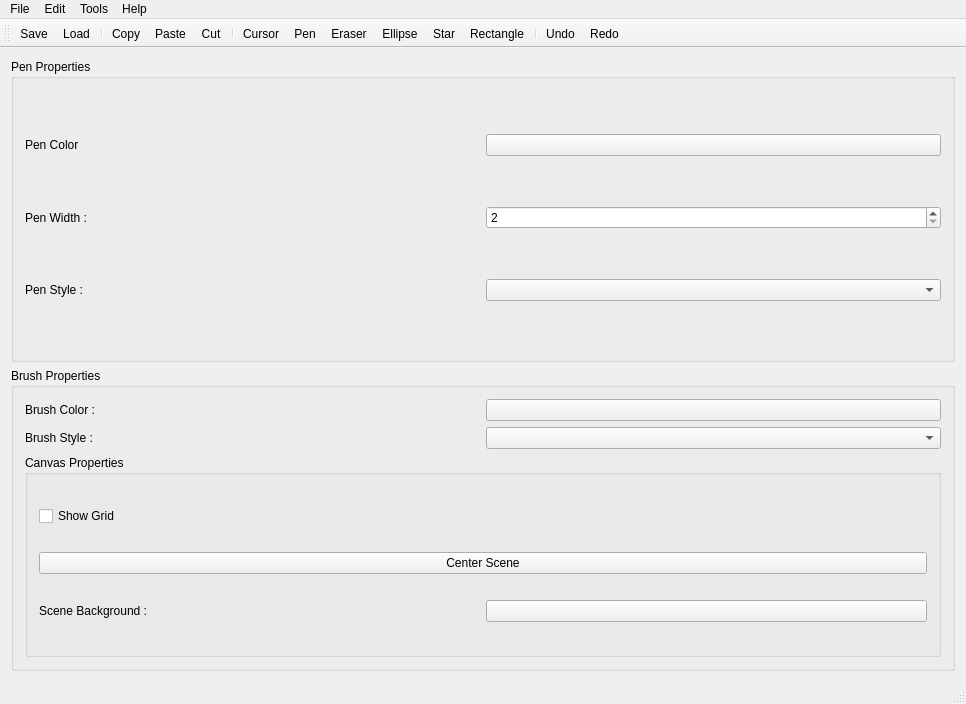
<?xml version="1.0" encoding="UTF-8"?>
<ui version="4.0">
 <class>MainWindow</class>
 <widget class="QMainWindow" name="MainWindow">
  <property name="geometry">
   <rect>
    <x>0</x>
    <y>0</y>
    <width>966</width>
    <height>704</height>
   </rect>
  </property>
  <property name="windowTitle">
   <string>MainWindow</string>
  </property>
  <widget class="QWidget" name="centralWidget">
   <layout class="QHBoxLayout" name="horizontalLayout_7">
    <item>
     <layout class="QVBoxLayout" name="listLayout">
      <item>
       <widget class="QGroupBox" name="groupBox">
        <property name="title">
         <string>Pen Properties</string>
        </property>
        <layout class="QVBoxLayout" name="verticalLayout">
         <item>
          <layout class="QHBoxLayout" name="horizontalLayout_3">
           <item>
            <widget class="QLabel" name="label">
             <property name="text">
              <string>Pen Color</string>
             </property>
            </widget>
           </item>
           <item>
            <widget class="QPushButton" name="penColorButton">
             <property name="text">
              <string/>
             </property>
            </widget>
           </item>
          </layout>
         </item>
         <item>
          <layout class="QVBoxLayout" name="colorPickerLayout"/>
         </item>
         <item>
          <layout class="QHBoxLayout" name="horizontalLayout_2">
           <item>
            <widget class="QLabel" name="label_2">
             <property name="text">
              <string>Pen Width : </string>
             </property>
            </widget>
           </item>
           <item>
            <widget class="QSpinBox" name="penWidthSpinbox">
             <property name="minimum">
              <number>2</number>
             </property>
             <property name="maximum">
              <number>12</number>
             </property>
            </widget>
           </item>
          </layout>
         </item>
         <item>
          <layout class="QHBoxLayout" name="horizontalLayout">
           <item>
            <widget class="QLabel" name="label_3">
             <property name="text">
              <string>Pen Style : </string>
             </property>
            </widget>
           </item>
           <item>
            <widget class="QComboBox" name="penStyleCombobox"/>
           </item>
          </layout>
         </item>
        </layout>
       </widget>
      </item>
      <item>
       <widget class="QGroupBox" name="groupBox_2">
        <property name="title">
         <string>Brush Properties</string>
        </property>
        <layout class="QVBoxLayout" name="verticalLayout_2">
         <item>
          <layout class="QHBoxLayout" name="horizontalLayout_4">
           <item>
            <widget class="QLabel" name="label_4">
             <property name="text">
              <string>Brush Color : </string>
             </property>
            </widget>
           </item>
           <item>
            <widget class="DragButton" name="brushColorButton">
             <property name="text">
              <string/>
             </property>
            </widget>
           </item>
          </layout>
         </item>
         <item>
          <layout class="QHBoxLayout" name="horizontalLayout_5">
           <item>
            <widget class="QLabel" name="label_5">
             <property name="text">
              <string>Brush Style : </string>
             </property>
            </widget>
           </item>
           <item>
            <widget class="QComboBox" name="brushStyleComboBox"/>
           </item>
          </layout>
         </item>
         <item>
          <widget class="QGroupBox" name="groupBox_3">
           <property name="title">
            <string>Canvas Properties</string>
           </property>
           <layout class="QVBoxLayout" name="verticalLayout_3">
            <item>
             <widget class="QCheckBox" name="showgridCheckbox">
              <property name="text">
               <string>Show Grid</string>
              </property>
             </widget>
            </item>
            <item>
             <widget class="QPushButton" name="centerSceneButton">
              <property name="text">
               <string>Center Scene</string>
              </property>
             </widget>
            </item>
            <item>
             <layout class="QHBoxLayout" name="horizontalLayout_6">
              <item>
               <widget class="QLabel" name="label_6">
                <property name="text">
                 <string>Scene Background : </string>
                </property>
               </widget>
              </item>
              <item>
               <widget class="QPushButton" name="sceneBackgroundButton">
                <property name="text">
                 <string/>
                </property>
               </widget>
              </item>
             </layout>
            </item>
           </layout>
          </widget>
         </item>
        </layout>
       </widget>
      </item>
     </layout>
    </item>
    <item>
     <layout class="QVBoxLayout" name="viewLayout"/>
    </item>
   </layout>
  </widget>
  <widget class="QMenuBar" name="menuBar">
   <property name="geometry">
    <rect>
     <x>0</x>
     <y>0</y>
     <width>966</width>
     <height>26</height>
    </rect>
   </property>
   <widget class="QMenu" name="menuFile">
    <property name="title">
     <string>File</string>
    </property>
    <addaction name="actionAdd_Image"/>
    <addaction name="actionQuit"/>
    <addaction name="actionSave"/>
    <addaction name="actionLoad"/>
   </widget>
   <widget class="QMenu" name="menuEdit">
    <property name="title">
     <string>Edit</string>
    </property>
    <addaction name="actionCopy"/>
    <addaction name="actionCut"/>
    <addaction name="actionPaste"/>
    <addaction name="separator"/>
    <addaction name="actionUndo"/>
    <addaction name="actionRedo"/>
   </widget>
   <widget class="QMenu" name="menuTools">
    <property name="title">
     <string>Tools</string>
    </property>
    <addaction name="actionCursor"/>
    <addaction name="actionPen"/>
    <addaction name="actionEraser"/>
    <addaction name="actionEllipse"/>
    <addaction name="actionRectangle"/>
    <addaction name="actionStar"/>
   </widget>
   <widget class="QMenu" name="menuHelp">
    <property name="title">
     <string>Help</string>
    </property>
    <addaction name="actionAbout"/>
   </widget>
   <addaction name="menuFile"/>
   <addaction name="menuEdit"/>
   <addaction name="menuTools"/>
   <addaction name="menuHelp"/>
  </widget>
  <widget class="QToolBar" name="mainToolBar">
   <attribute name="toolBarArea">
    <enum>TopToolBarArea</enum>
   </attribute>
   <attribute name="toolBarBreak">
    <bool>false</bool>
   </attribute>
   <addaction name="actionSave"/>
   <addaction name="actionLoad"/>
   <addaction name="separator"/>
   <addaction name="actionCopy"/>
   <addaction name="actionPaste"/>
   <addaction name="actionCut"/>
   <addaction name="separator"/>
   <addaction name="actionCursor"/>
   <addaction name="actionPen"/>
   <addaction name="actionEraser"/>
   <addaction name="actionEllipse"/>
   <addaction name="actionStar"/>
   <addaction name="actionRectangle"/>
   <addaction name="separator"/>
   <addaction name="actionUndo"/>
   <addaction name="actionRedo"/>
  </widget>
  <widget class="QStatusBar" name="statusBar"/>
  <action name="actionAdd_Image">
   <property name="icon">
    <iconset resource="resource.qrc">
     <normaloff>:/images/open.png</normaloff>:/images/open.png</iconset>
   </property>
   <property name="text">
    <string>Add Image</string>
   </property>
  </action>
  <action name="actionQuit">
   <property name="icon">
    <iconset resource="resource.qrc">
     <normaloff>:/images/close.png</normaloff>:/images/close.png</iconset>
   </property>
   <property name="text">
    <string>Quit</string>
   </property>
  </action>
  <action name="actionPen">
   <property name="icon">
    <iconset resource="resource.qrc">
     <normaloff>:/images/pen.png</normaloff>:/images/pen.png</iconset>
   </property>
   <property name="text">
    <string>Pen</string>
   </property>
  </action>
  <action name="actionEraser">
   <property name="icon">
    <iconset resource="resource.qrc">
     <normaloff>:/images/eraser.png</normaloff>:/images/eraser.png</iconset>
   </property>
   <property name="text">
    <string>Eraser</string>
   </property>
  </action>
  <action name="actionEllipse">
   <property name="icon">
    <iconset resource="resource.qrc">
     <normaloff>:/images/ellipse.png</normaloff>:/images/ellipse.png</iconset>
   </property>
   <property name="text">
    <string>Ellipse</string>
   </property>
  </action>
  <action name="actionRectangle">
   <property name="icon">
    <iconset resource="resource.qrc">
     <normaloff>:/images/rectangle.png</normaloff>:/images/rectangle.png</iconset>
   </property>
   <property name="text">
    <string>Rectangle</string>
   </property>
  </action>
  <action name="actionStar">
   <property name="icon">
    <iconset resource="resource.qrc">
     <normaloff>:/images/star.png</normaloff>:/images/star.png</iconset>
   </property>
   <property name="text">
    <string>Star</string>
   </property>
  </action>
  <action name="actionAbout">
   <property name="icon">
    <iconset resource="resource.qrc">
     <normaloff>:/images/about.png</normaloff>:/images/about.png</iconset>
   </property>
   <property name="text">
    <string>About</string>
   </property>
  </action>
  <action name="actionCursor">
   <property name="icon">
    <iconset resource="resource.qrc">
     <normaloff>:/images/cursor.png</normaloff>:/images/cursor.png</iconset>
   </property>
   <property name="text">
    <string>Cursor</string>
   </property>
  </action>
  <action name="actionSave">
   <property name="icon">
    <iconset resource="resource.qrc">
     <normaloff>:/images/save.png</normaloff>:/images/save.png</iconset>
   </property>
   <property name="text">
    <string>Save</string>
   </property>
  </action>
  <action name="actionLoad">
   <property name="icon">
    <iconset resource="resource.qrc">
     <normaloff>:/images/open.png</normaloff>:/images/open.png</iconset>
   </property>
   <property name="text">
    <string>Load</string>
   </property>
  </action>
  <action name="actionCopy">
   <property name="icon">
    <iconset resource="resource.qrc">
     <normaloff>:/images/copyIcon.png</normaloff>:/images/copyIcon.png</iconset>
   </property>
   <property name="text">
    <string>Copy</string>
   </property>
  </action>
  <action name="actionCut">
   <property name="icon">
    <iconset resource="resource.qrc">
     <normaloff>:/images/cutIcon.png</normaloff>:/images/cutIcon.png</iconset>
   </property>
   <property name="text">
    <string>Cut</string>
   </property>
  </action>
  <action name="actionPaste">
   <property name="icon">
    <iconset resource="resource.qrc">
     <normaloff>:/images/pasteIcon.png</normaloff>:/images/pasteIcon.png</iconset>
   </property>
   <property name="text">
    <string>Paste</string>
   </property>
  </action>
  <action name="actionUndo">
   <property name="icon">
    <iconset resource="resource.qrc">
     <normaloff>:/images/undoIcon.png</normaloff>:/images/undoIcon.png</iconset>
   </property>
   <property name="text">
    <string>Undo</string>
   </property>
  </action>
  <action name="actionRedo">
   <property name="icon">
    <iconset resource="resource.qrc">
     <normaloff>:/images/redoIcon.png</normaloff>:/images/redoIcon.png</iconset>
   </property>
   <property name="text">
    <string>Redo</string>
   </property>
  </action>
 </widget>
 <layoutdefault spacing="6" margin="11"/>
 <customwidgets>
  <customwidget>
   <class>DragButton</class>
   <extends>QPushButton</extends>
   <header location="global">dragbutton.h</header>
  </customwidget>
 </customwidgets>
 <resources>
  <include location="resource.qrc"/>
 </resources>
 <connections/>
</ui>
